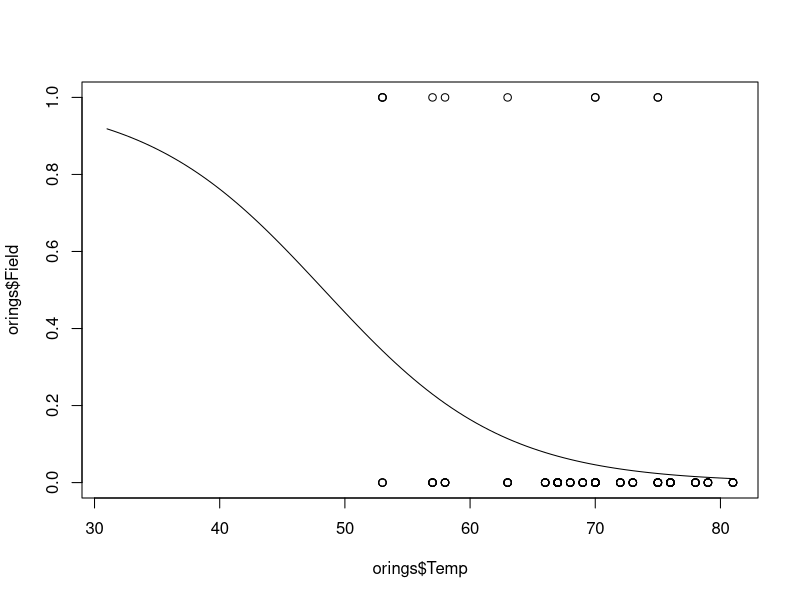
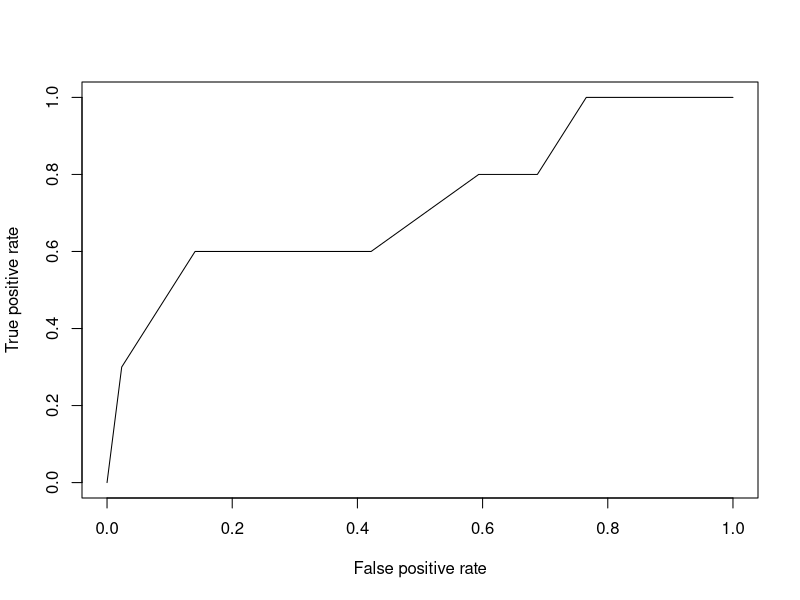

Reproduce these figures in R, in order.
setwd('/Users/ashiswin/Documents/School/Analytics Edge/Week 3/Space Shuttle')

orings <- read.csv('Orings.csv')
str(orings)
head(orings)

m1 <- glm(Field ~ Temp, data = orings, family = binomial)
summary(m1)
# null deviance: -2LL(intercept) to see how well the intercept is fit
# residual deviance: -2LL(beta)
# AIC: Akaika information criterion: -2LL(beta) + 2(p + 1), where p is number of predictor variables in model
# Smaller AIC -> better

m2 <- glm(Field ~ Temp + Pres, orings, family = binomial)
summary(m2)

plot(orings$Temp, orings $Field)
curve(exp(6.75183 - (0.13971 * x)) / (1 + exp(6.75183 - (0.13971 * x))), add = T)
predict1 <- predict(m1, newdata = orings, type="response")
table(predict1 >= 0.5, orings$Field)

library(caTools)
library(ROCR)

ROCRpred <- prediction(predict1[1:138], orings$Field[1:138])
ROCRperf <- performance(ROCRpred, measure = "tpr", x.measure = "fpr")
plot(ROCRperf)
performance(ROCRpred, measure = "auc")
